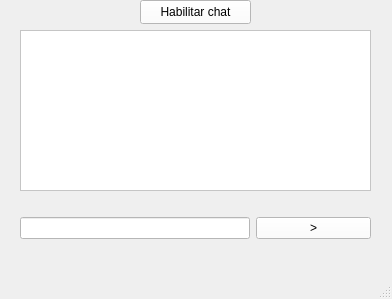
<?xml version="1.0" encoding="UTF-8"?>
<ui version="4.0">
 <class>Cliente</class>
 <widget class="QMainWindow" name="Cliente">
  <property name="geometry">
   <rect>
    <x>0</x>
    <y>0</y>
    <width>392</width>
    <height>299</height>
   </rect>
  </property>
  <property name="windowTitle">
   <string>MainWindow</string>
  </property>
  <widget class="QWidget" name="centralwidget">
   <property name="palette">
    <palette>
     <active>
      <colorrole role="WindowText">
       <brush brushstyle="SolidPattern">
        <color alpha="255">
         <red>0</red>
         <green>0</green>
         <blue>0</blue>
        </color>
       </brush>
      </colorrole>
      <colorrole role="Button">
       <brush brushstyle="SolidPattern">
        <color alpha="255">
         <red>255</red>
         <green>255</green>
         <blue>255</blue>
        </color>
       </brush>
      </colorrole>
      <colorrole role="Light">
       <brush brushstyle="SolidPattern">
        <color alpha="255">
         <red>255</red>
         <green>255</green>
         <blue>255</blue>
        </color>
       </brush>
      </colorrole>
      <colorrole role="Midlight">
       <brush brushstyle="SolidPattern">
        <color alpha="255">
         <red>255</red>
         <green>255</green>
         <blue>255</blue>
        </color>
       </brush>
      </colorrole>
      <colorrole role="Dark">
       <brush brushstyle="SolidPattern">
        <color alpha="255">
         <red>127</red>
         <green>127</green>
         <blue>127</blue>
        </color>
       </brush>
      </colorrole>
      <colorrole role="Mid">
       <brush brushstyle="SolidPattern">
        <color alpha="255">
         <red>170</red>
         <green>170</green>
         <blue>170</blue>
        </color>
       </brush>
      </colorrole>
      <colorrole role="Text">
       <brush brushstyle="SolidPattern">
        <color alpha="255">
         <red>0</red>
         <green>0</green>
         <blue>0</blue>
        </color>
       </brush>
      </colorrole>
      <colorrole role="BrightText">
       <brush brushstyle="SolidPattern">
        <color alpha="255">
         <red>255</red>
         <green>255</green>
         <blue>255</blue>
        </color>
       </brush>
      </colorrole>
      <colorrole role="ButtonText">
       <brush brushstyle="SolidPattern">
        <color alpha="255">
         <red>0</red>
         <green>0</green>
         <blue>0</blue>
        </color>
       </brush>
      </colorrole>
      <colorrole role="Base">
       <brush brushstyle="SolidPattern">
        <color alpha="255">
         <red>255</red>
         <green>255</green>
         <blue>255</blue>
        </color>
       </brush>
      </colorrole>
      <colorrole role="Window">
       <brush brushstyle="SolidPattern">
        <color alpha="255">
         <red>255</red>
         <green>255</green>
         <blue>255</blue>
        </color>
       </brush>
      </colorrole>
      <colorrole role="Shadow">
       <brush brushstyle="SolidPattern">
        <color alpha="255">
         <red>0</red>
         <green>0</green>
         <blue>0</blue>
        </color>
       </brush>
      </colorrole>
      <colorrole role="Highlight">
       <brush brushstyle="SolidPattern">
        <color alpha="255">
         <red>148</red>
         <green>148</green>
         <blue>148</blue>
        </color>
       </brush>
      </colorrole>
      <colorrole role="AlternateBase">
       <brush brushstyle="SolidPattern">
        <color alpha="255">
         <red>255</red>
         <green>255</green>
         <blue>255</blue>
        </color>
       </brush>
      </colorrole>
      <colorrole role="ToolTipBase">
       <brush brushstyle="SolidPattern">
        <color alpha="255">
         <red>211</red>
         <green>211</green>
         <blue>211</blue>
        </color>
       </brush>
      </colorrole>
      <colorrole role="ToolTipText">
       <brush brushstyle="SolidPattern">
        <color alpha="255">
         <red>0</red>
         <green>0</green>
         <blue>0</blue>
        </color>
       </brush>
      </colorrole>
      <colorrole role="PlaceholderText">
       <brush brushstyle="SolidPattern">
        <color alpha="127">
         <red>0</red>
         <green>0</green>
         <blue>0</blue>
        </color>
       </brush>
      </colorrole>
      <colorrole role="Accent">
       <brush brushstyle="SolidPattern">
        <color alpha="255">
         <red>255</red>
         <green>255</green>
         <blue>255</blue>
        </color>
       </brush>
      </colorrole>
     </active>
     <inactive>
      <colorrole role="WindowText">
       <brush brushstyle="SolidPattern">
        <color alpha="255">
         <red>0</red>
         <green>0</green>
         <blue>0</blue>
        </color>
       </brush>
      </colorrole>
      <colorrole role="Button">
       <brush brushstyle="SolidPattern">
        <color alpha="255">
         <red>255</red>
         <green>255</green>
         <blue>255</blue>
        </color>
       </brush>
      </colorrole>
      <colorrole role="Light">
       <brush brushstyle="SolidPattern">
        <color alpha="255">
         <red>255</red>
         <green>255</green>
         <blue>255</blue>
        </color>
       </brush>
      </colorrole>
      <colorrole role="Midlight">
       <brush brushstyle="SolidPattern">
        <color alpha="255">
         <red>255</red>
         <green>255</green>
         <blue>255</blue>
        </color>
       </brush>
      </colorrole>
      <colorrole role="Dark">
       <brush brushstyle="SolidPattern">
        <color alpha="255">
         <red>127</red>
         <green>127</green>
         <blue>127</blue>
        </color>
       </brush>
      </colorrole>
      <colorrole role="Mid">
       <brush brushstyle="SolidPattern">
        <color alpha="255">
         <red>170</red>
         <green>170</green>
         <blue>170</blue>
        </color>
       </brush>
      </colorrole>
      <colorrole role="Text">
       <brush brushstyle="SolidPattern">
        <color alpha="255">
         <red>0</red>
         <green>0</green>
         <blue>0</blue>
        </color>
       </brush>
      </colorrole>
      <colorrole role="BrightText">
       <brush brushstyle="SolidPattern">
        <color alpha="255">
         <red>255</red>
         <green>255</green>
         <blue>255</blue>
        </color>
       </brush>
      </colorrole>
      <colorrole role="ButtonText">
       <brush brushstyle="SolidPattern">
        <color alpha="255">
         <red>0</red>
         <green>0</green>
         <blue>0</blue>
        </color>
       </brush>
      </colorrole>
      <colorrole role="Base">
       <brush brushstyle="SolidPattern">
        <color alpha="255">
         <red>255</red>
         <green>255</green>
         <blue>255</blue>
        </color>
       </brush>
      </colorrole>
      <colorrole role="Window">
       <brush brushstyle="SolidPattern">
        <color alpha="255">
         <red>255</red>
         <green>255</green>
         <blue>255</blue>
        </color>
       </brush>
      </colorrole>
      <colorrole role="Shadow">
       <brush brushstyle="SolidPattern">
        <color alpha="255">
         <red>0</red>
         <green>0</green>
         <blue>0</blue>
        </color>
       </brush>
      </colorrole>
      <colorrole role="Highlight">
       <brush brushstyle="SolidPattern">
        <color alpha="255">
         <red>148</red>
         <green>148</green>
         <blue>148</blue>
        </color>
       </brush>
      </colorrole>
      <colorrole role="AlternateBase">
       <brush brushstyle="SolidPattern">
        <color alpha="255">
         <red>255</red>
         <green>255</green>
         <blue>255</blue>
        </color>
       </brush>
      </colorrole>
      <colorrole role="ToolTipBase">
       <brush brushstyle="SolidPattern">
        <color alpha="255">
         <red>211</red>
         <green>211</green>
         <blue>211</blue>
        </color>
       </brush>
      </colorrole>
      <colorrole role="ToolTipText">
       <brush brushstyle="SolidPattern">
        <color alpha="255">
         <red>0</red>
         <green>0</green>
         <blue>0</blue>
        </color>
       </brush>
      </colorrole>
      <colorrole role="PlaceholderText">
       <brush brushstyle="SolidPattern">
        <color alpha="127">
         <red>0</red>
         <green>0</green>
         <blue>0</blue>
        </color>
       </brush>
      </colorrole>
      <colorrole role="Accent">
       <brush brushstyle="SolidPattern">
        <color alpha="255">
         <red>255</red>
         <green>255</green>
         <blue>255</blue>
        </color>
       </brush>
      </colorrole>
     </inactive>
     <disabled>
      <colorrole role="WindowText">
       <brush brushstyle="SolidPattern">
        <color alpha="255">
         <red>127</red>
         <green>127</green>
         <blue>127</blue>
        </color>
       </brush>
      </colorrole>
      <colorrole role="Button">
       <brush brushstyle="SolidPattern">
        <color alpha="255">
         <red>255</red>
         <green>255</green>
         <blue>255</blue>
        </color>
       </brush>
      </colorrole>
      <colorrole role="Light">
       <brush brushstyle="SolidPattern">
        <color alpha="255">
         <red>255</red>
         <green>255</green>
         <blue>255</blue>
        </color>
       </brush>
      </colorrole>
      <colorrole role="Midlight">
       <brush brushstyle="SolidPattern">
        <color alpha="255">
         <red>255</red>
         <green>255</green>
         <blue>255</blue>
        </color>
       </brush>
      </colorrole>
      <colorrole role="Dark">
       <brush brushstyle="SolidPattern">
        <color alpha="255">
         <red>127</red>
         <green>127</green>
         <blue>127</blue>
        </color>
       </brush>
      </colorrole>
      <colorrole role="Mid">
       <brush brushstyle="SolidPattern">
        <color alpha="255">
         <red>170</red>
         <green>170</green>
         <blue>170</blue>
        </color>
       </brush>
      </colorrole>
      <colorrole role="Text">
       <brush brushstyle="SolidPattern">
        <color alpha="255">
         <red>127</red>
         <green>127</green>
         <blue>127</blue>
        </color>
       </brush>
      </colorrole>
      <colorrole role="BrightText">
       <brush brushstyle="SolidPattern">
        <color alpha="255">
         <red>255</red>
         <green>255</green>
         <blue>255</blue>
        </color>
       </brush>
      </colorrole>
      <colorrole role="ButtonText">
       <brush brushstyle="SolidPattern">
        <color alpha="255">
         <red>127</red>
         <green>127</green>
         <blue>127</blue>
        </color>
       </brush>
      </colorrole>
      <colorrole role="Base">
       <brush brushstyle="SolidPattern">
        <color alpha="255">
         <red>255</red>
         <green>255</green>
         <blue>255</blue>
        </color>
       </brush>
      </colorrole>
      <colorrole role="Window">
       <brush brushstyle="SolidPattern">
        <color alpha="255">
         <red>255</red>
         <green>255</green>
         <blue>255</blue>
        </color>
       </brush>
      </colorrole>
      <colorrole role="Shadow">
       <brush brushstyle="SolidPattern">
        <color alpha="255">
         <red>0</red>
         <green>0</green>
         <blue>0</blue>
        </color>
       </brush>
      </colorrole>
      <colorrole role="AlternateBase">
       <brush brushstyle="SolidPattern">
        <color alpha="255">
         <red>255</red>
         <green>255</green>
         <blue>255</blue>
        </color>
       </brush>
      </colorrole>
      <colorrole role="ToolTipBase">
       <brush brushstyle="SolidPattern">
        <color alpha="255">
         <red>211</red>
         <green>211</green>
         <blue>211</blue>
        </color>
       </brush>
      </colorrole>
      <colorrole role="ToolTipText">
       <brush brushstyle="SolidPattern">
        <color alpha="255">
         <red>0</red>
         <green>0</green>
         <blue>0</blue>
        </color>
       </brush>
      </colorrole>
      <colorrole role="PlaceholderText">
       <brush brushstyle="SolidPattern">
        <color alpha="127">
         <red>127</red>
         <green>127</green>
         <blue>127</blue>
        </color>
       </brush>
      </colorrole>
      <colorrole role="Accent">
       <brush brushstyle="SolidPattern">
        <color alpha="255">
         <red>255</red>
         <green>255</green>
         <blue>255</blue>
        </color>
       </brush>
      </colorrole>
     </disabled>
    </palette>
   </property>
   <widget class="QWidget" name="layoutWidget_2">
    <property name="geometry">
     <rect>
      <x>20</x>
      <y>200</y>
      <width>351</width>
      <height>56</height>
     </rect>
    </property>
    <layout class="QGridLayout" name="gridLayout">
     <item row="0" column="2">
      <widget class="QPushButton" name="btnSend">
       <property name="text">
        <string>&gt;</string>
       </property>
      </widget>
     </item>
     <item row="0" column="0" colspan="2">
      <widget class="QLineEdit" name="lnMessage"/>
     </item>
    </layout>
   </widget>
   <widget class="QListWidget" name="lstMessages">
    <property name="geometry">
     <rect>
      <x>20</x>
      <y>30</y>
      <width>351</width>
      <height>161</height>
     </rect>
    </property>
   </widget>
   <widget class="QPushButton" name="pushButton">
    <property name="geometry">
     <rect>
      <x>140</x>
      <y>0</y>
      <width>111</width>
      <height>24</height>
     </rect>
    </property>
    <property name="text">
     <string>Habilitar chat</string>
    </property>
   </widget>
  </widget>
  <widget class="QMenuBar" name="menubar">
   <property name="geometry">
    <rect>
     <x>0</x>
     <y>0</y>
     <width>392</width>
     <height>25</height>
    </rect>
   </property>
  </widget>
  <widget class="QStatusBar" name="statusbar"/>
 </widget>
 <resources/>
 <connections/>
</ui>
